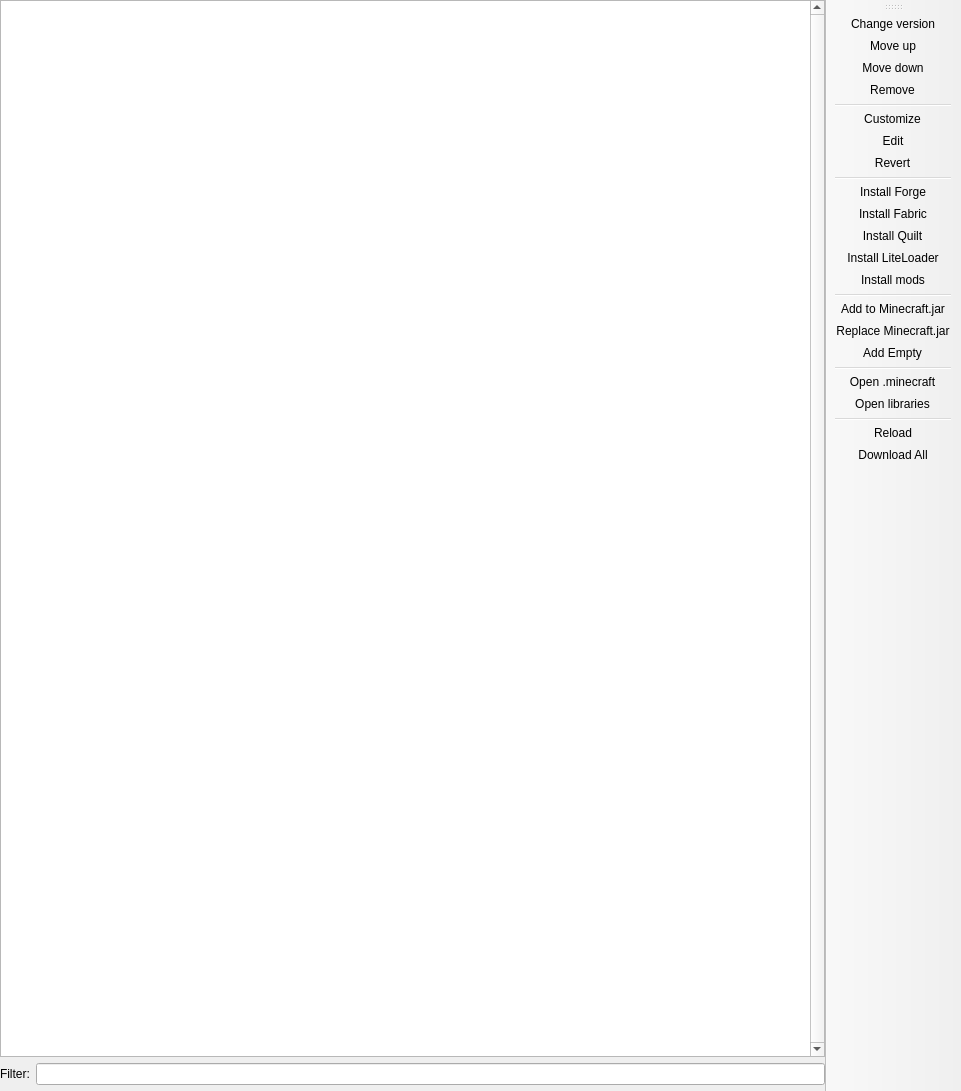
<?xml version="1.0" encoding="UTF-8"?>
<ui version="4.0">
 <class>VersionPage</class>
 <widget class="QMainWindow" name="VersionPage">
  <property name="geometry">
   <rect>
    <x>0</x>
    <y>0</y>
    <width>961</width>
    <height>1091</height>
   </rect>
  </property>
  <widget class="QWidget" name="centralwidget">
   <layout class="QHBoxLayout" name="horizontalLayout">
    <property name="leftMargin">
     <number>0</number>
    </property>
    <property name="topMargin">
     <number>0</number>
    </property>
    <property name="rightMargin">
     <number>0</number>
    </property>
    <property name="bottomMargin">
     <number>0</number>
    </property>
    <item>
     <layout class="QVBoxLayout" name="verticalLayout">
      <item>
       <widget class="ModListView" name="packageView">
        <property name="verticalScrollBarPolicy">
         <enum>Qt::ScrollBarAlwaysOn</enum>
        </property>
        <property name="horizontalScrollBarPolicy">
         <enum>Qt::ScrollBarAlwaysOff</enum>
        </property>
        <property name="sortingEnabled">
         <bool>false</bool>
        </property>
        <property name="headerHidden">
         <bool>false</bool>
        </property>
        <attribute name="headerVisible">
         <bool>true</bool>
        </attribute>
       </widget>
      </item>
      <item>
       <layout class="QGridLayout" name="gridLayout_2">
        <item row="0" column="1">
         <widget class="QLineEdit" name="filterEdit">
          <property name="clearButtonEnabled">
           <bool>true</bool>
          </property>
         </widget>
        </item>
        <item row="0" column="0">
         <widget class="QLabel" name="filterLabel">
          <property name="text">
           <string>Filter:</string>
          </property>
         </widget>
        </item>
       </layout>
      </item>
      <item>
       <widget class="MCModInfoFrame" name="frame">
        <property name="sizePolicy">
         <sizepolicy hsizetype="Preferred" vsizetype="Minimum">
          <horstretch>0</horstretch>
          <verstretch>0</verstretch>
         </sizepolicy>
        </property>
       </widget>
      </item>
     </layout>
    </item>
   </layout>
  </widget>
  <widget class="WideBar" name="toolBar">
   <property name="windowTitle">
    <string>Actions</string>
   </property>
   <property name="allowedAreas">
    <set>Qt::LeftToolBarArea|Qt::RightToolBarArea</set>
   </property>
   <property name="toolButtonStyle">
    <enum>Qt::ToolButtonTextOnly</enum>
   </property>
   <property name="floatable">
    <bool>false</bool>
   </property>
   <attribute name="toolBarArea">
    <enum>RightToolBarArea</enum>
   </attribute>
   <attribute name="toolBarBreak">
    <bool>false</bool>
   </attribute>
   <addaction name="actionChange_version"/>
   <addaction name="actionMove_up"/>
   <addaction name="actionMove_down"/>
   <addaction name="actionRemove"/>
   <addaction name="separator"/>
   <addaction name="actionCustomize"/>
   <addaction name="actionEdit"/>
   <addaction name="actionRevert"/>
   <addaction name="separator"/>
   <addaction name="actionInstall_Forge"/>
   <addaction name="actionInstall_Fabric"/>
   <addaction name="actionInstall_Quilt"/>
   <addaction name="actionInstall_LiteLoader"/>
   <addaction name="actionInstall_mods"/>
   <addaction name="separator"/>
   <addaction name="actionAdd_to_Minecraft_jar"/>
   <addaction name="actionReplace_Minecraft_jar"/>
   <addaction name="actionAdd_Empty"/>
   <addaction name="separator"/>
   <addaction name="actionMinecraftFolder"/>
   <addaction name="actionLibrariesFolder"/>
   <addaction name="separator"/>
   <addaction name="actionReload"/>
   <addaction name="actionDownload_All"/>
  </widget>
  <action name="actionChange_version">
   <property name="text">
    <string>Change version</string>
   </property>
   <property name="toolTip">
    <string>Change version of the selected package.</string>
   </property>
  </action>
  <action name="actionMove_up">
   <property name="text">
    <string>Move up</string>
   </property>
   <property name="toolTip">
    <string>Make the selected package apply sooner.</string>
   </property>
  </action>
  <action name="actionMove_down">
   <property name="text">
    <string>Move down</string>
   </property>
   <property name="toolTip">
    <string>Make the selected package apply later.</string>
   </property>
  </action>
  <action name="actionRemove">
   <property name="text">
    <string>Remove</string>
   </property>
   <property name="toolTip">
    <string>Remove selected package from the instance.</string>
   </property>
  </action>
  <action name="actionCustomize">
   <property name="text">
    <string>Customize</string>
   </property>
   <property name="toolTip">
    <string>Customize selected package.</string>
   </property>
  </action>
  <action name="actionEdit">
   <property name="text">
    <string>Edit</string>
   </property>
   <property name="toolTip">
    <string>Edit selected package.</string>
   </property>
  </action>
  <action name="actionRevert">
   <property name="text">
    <string>Revert</string>
   </property>
   <property name="toolTip">
    <string>Revert the selected package to default.</string>
   </property>
  </action>
  <action name="actionInstall_Forge">
   <property name="text">
    <string>Install Forge</string>
   </property>
   <property name="toolTip">
    <string>Install the Minecraft Forge package.</string>
   </property>
  </action>
  <action name="actionInstall_Fabric">
   <property name="text">
    <string>Install Fabric</string>
   </property>
   <property name="toolTip">
    <string>Install the Fabric Loader package.</string>
   </property>
  </action>
  <action name="actionInstall_Quilt">
   <property name="text">
    <string>Install Quilt</string>
   </property>
   <property name="toolTip">
    <string>Install the Quilt Loader package.</string>
   </property>
  </action>
  <action name="actionInstall_LiteLoader">
   <property name="text">
    <string>Install LiteLoader</string>
   </property>
   <property name="toolTip">
    <string>Install the LiteLoader package.</string>
   </property>
  </action>
  <action name="actionInstall_mods">
   <property name="text">
    <string>Install mods</string>
   </property>
   <property name="toolTip">
    <string>Install normal mods.</string>
   </property>
  </action>
  <action name="actionAdd_to_Minecraft_jar">
   <property name="text">
    <string>Add to Minecraft.jar</string>
   </property>
   <property name="toolTip">
    <string>Add a mod into the Minecraft jar file.</string>
   </property>
  </action>
  <action name="actionReplace_Minecraft_jar">
   <property name="text">
    <string>Replace Minecraft.jar</string>
   </property>
  </action>
  <action name="actionAdd_Empty">
   <property name="text">
    <string>Add Empty</string>
   </property>
   <property name="toolTip">
    <string>Add an empty custom package.</string>
   </property>
  </action>
  <action name="actionReload">
   <property name="text">
    <string>Reload</string>
   </property>
   <property name="toolTip">
    <string>Reload all packages.</string>
   </property>
  </action>
  <action name="actionDownload_All">
   <property name="text">
    <string>Download All</string>
   </property>
   <property name="toolTip">
    <string>Download the files needed to launch the instance now.</string>
   </property>
  </action>
  <action name="actionMinecraftFolder">
   <property name="text">
    <string>Open .minecraft</string>
   </property>
   <property name="toolTip">
    <string>Open the instance's .minecraft folder.</string>
   </property>
  </action>
  <action name="actionLibrariesFolder">
   <property name="text">
    <string>Open libraries</string>
   </property>
   <property name="toolTip">
    <string>Open the instance's local libraries folder.</string>
   </property>
  </action>
 </widget>
 <customwidgets>
  <customwidget>
   <class>ModListView</class>
   <extends>QTreeView</extends>
   <header>widgets/ModListView.h</header>
  </customwidget>
  <customwidget>
   <class>MCModInfoFrame</class>
   <extends>QFrame</extends>
   <header>widgets/MCModInfoFrame.h</header>
   <container>1</container>
  </customwidget>
  <customwidget>
   <class>WideBar</class>
   <extends>QToolBar</extends>
   <header>widgets/WideBar.h</header>
  </customwidget>
 </customwidgets>
 <resources/>
 <connections/>
</ui>
